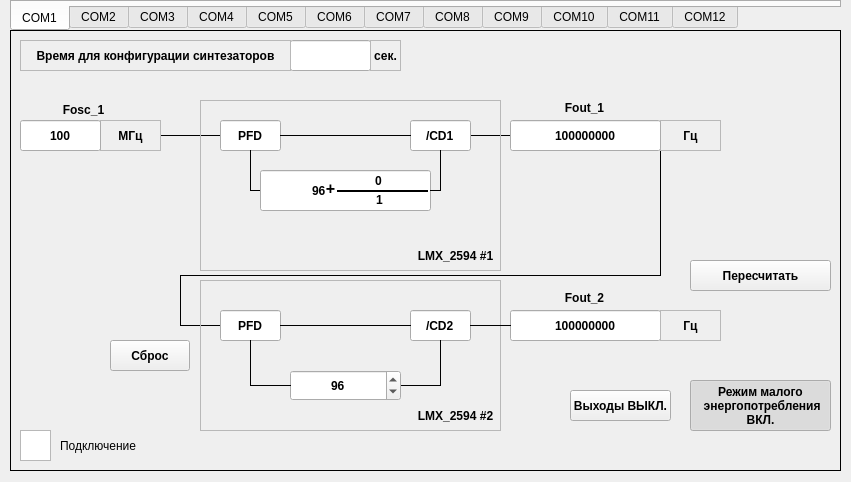
<?xml version="1.0" encoding="UTF-8"?>
<ui version="4.0">
 <class>Interface</class>
 <widget class="QMainWindow" name="Interface">
  <property name="geometry">
   <rect>
    <x>0</x>
    <y>0</y>
    <width>851</width>
    <height>482</height>
   </rect>
  </property>
  <property name="windowTitle">
   <string>Interface</string>
  </property>
  <property name="toolButtonStyle">
   <enum>Qt::ToolButtonFollowStyle</enum>
  </property>
  <widget class="QWidget" name="centralwidget">
   <widget class="QTabWidget" name="tabWidget">
    <property name="geometry">
     <rect>
      <x>10</x>
      <y>0</y>
      <width>831</width>
      <height>31</height>
     </rect>
    </property>
    <property name="tabPosition">
     <enum>QTabWidget::South</enum>
    </property>
    <property name="tabShape">
     <enum>QTabWidget::Rounded</enum>
    </property>
    <property name="currentIndex">
     <number>0</number>
    </property>
    <property name="usesScrollButtons">
     <bool>true</bool>
    </property>
    <widget class="QWidget" name="COM1">
     <attribute name="title">
      <string>COM1</string>
     </attribute>
    </widget>
    <widget class="QWidget" name="tab_2">
     <attribute name="title">
      <string>COM2</string>
     </attribute>
    </widget>
    <widget class="QWidget" name="tab">
     <attribute name="title">
      <string>COM3</string>
     </attribute>
    </widget>
    <widget class="QWidget" name="tab_3">
     <attribute name="title">
      <string>COM4</string>
     </attribute>
    </widget>
    <widget class="QWidget" name="tab_4">
     <attribute name="title">
      <string>COM5</string>
     </attribute>
    </widget>
    <widget class="QWidget" name="tab_5">
     <attribute name="title">
      <string>COM6</string>
     </attribute>
    </widget>
    <widget class="QWidget" name="tab_6">
     <attribute name="title">
      <string>COM7</string>
     </attribute>
    </widget>
    <widget class="QWidget" name="tab_7">
     <attribute name="title">
      <string>COM8</string>
     </attribute>
    </widget>
    <widget class="QWidget" name="tab_8">
     <attribute name="title">
      <string>COM9</string>
     </attribute>
    </widget>
    <widget class="QWidget" name="tab_9">
     <attribute name="title">
      <string>COM10</string>
     </attribute>
    </widget>
    <widget class="QWidget" name="tab_10">
     <attribute name="title">
      <string>COM11</string>
     </attribute>
    </widget>
    <widget class="QWidget" name="tab_11">
     <attribute name="title">
      <string>COM12</string>
     </attribute>
    </widget>
   </widget>
   <widget class="QWidget" name="widget" native="true">
    <property name="geometry">
     <rect>
      <x>10</x>
      <y>30</y>
      <width>831</width>
      <height>441</height>
     </rect>
    </property>
    <widget class="Line" name="line_9">
     <property name="geometry">
      <rect>
       <x>170</x>
       <y>230</y>
       <width>481</width>
       <height>31</height>
      </rect>
     </property>
     <property name="font">
      <font>
       <pointsize>9</pointsize>
       <bold>true</bold>
      </font>
     </property>
     <property name="frameShadow">
      <enum>QFrame::Plain</enum>
     </property>
     <property name="orientation">
      <enum>Qt::Horizontal</enum>
     </property>
    </widget>
    <widget class="Line" name="line_18">
     <property name="geometry">
      <rect>
       <x>0</x>
       <y>430</y>
       <width>831</width>
       <height>20</height>
      </rect>
     </property>
     <property name="frameShadow">
      <enum>QFrame::Plain</enum>
     </property>
     <property name="orientation">
      <enum>Qt::Horizontal</enum>
     </property>
    </widget>
    <widget class="Line" name="line_8">
     <property name="geometry">
      <rect>
       <x>620</x>
       <y>121</y>
       <width>61</width>
       <height>125</height>
      </rect>
     </property>
     <property name="font">
      <font>
       <pointsize>9</pointsize>
       <bold>true</bold>
      </font>
     </property>
     <property name="frameShadow">
      <enum>QFrame::Plain</enum>
     </property>
     <property name="orientation">
      <enum>Qt::Vertical</enum>
     </property>
    </widget>
    <widget class="Line" name="line">
     <property name="geometry">
      <rect>
       <x>150</x>
       <y>90</y>
       <width>61</width>
       <height>31</height>
      </rect>
     </property>
     <property name="font">
      <font>
       <pointsize>9</pointsize>
       <bold>true</bold>
      </font>
     </property>
     <property name="frameShadow">
      <enum>QFrame::Plain</enum>
     </property>
     <property name="orientation">
      <enum>Qt::Horizontal</enum>
     </property>
    </widget>
    <widget class="Line" name="line_20">
     <property name="geometry">
      <rect>
       <x>-10</x>
       <y>0</y>
       <width>20</width>
       <height>440</height>
      </rect>
     </property>
     <property name="frameShadow">
      <enum>QFrame::Plain</enum>
     </property>
     <property name="orientation">
      <enum>Qt::Vertical</enum>
     </property>
    </widget>
    <widget class="QLabel" name="label_2">
     <property name="geometry">
      <rect>
       <x>550</x>
       <y>70</y>
       <width>49</width>
       <height>16</height>
      </rect>
     </property>
     <property name="font">
      <font>
       <pointsize>9</pointsize>
       <bold>true</bold>
      </font>
     </property>
     <property name="text">
      <string>Fout_1</string>
     </property>
     <property name="alignment">
      <set>Qt::AlignCenter</set>
     </property>
    </widget>
    <widget class="QPushButton" name="reset">
     <property name="geometry">
      <rect>
       <x>100</x>
       <y>310</y>
       <width>80</width>
       <height>31</height>
      </rect>
     </property>
     <property name="font">
      <font>
       <pointsize>9</pointsize>
       <bold>true</bold>
      </font>
     </property>
     <property name="text">
      <string>Сброс</string>
     </property>
     <property name="checkable">
      <bool>true</bool>
     </property>
    </widget>
    <widget class="QPushButton" name="solve">
     <property name="geometry">
      <rect>
       <x>680</x>
       <y>230</y>
       <width>141</width>
       <height>31</height>
      </rect>
     </property>
     <property name="font">
      <font>
       <pointsize>9</pointsize>
       <bold>true</bold>
      </font>
     </property>
     <property name="text">
      <string>Пересчитать</string>
     </property>
     <property name="checkable">
      <bool>true</bool>
     </property>
    </widget>
    <widget class="Line" name="line_7">
     <property name="geometry">
      <rect>
       <x>460</x>
       <y>90</y>
       <width>41</width>
       <height>31</height>
      </rect>
     </property>
     <property name="font">
      <font>
       <pointsize>9</pointsize>
       <bold>true</bold>
      </font>
     </property>
     <property name="frameShadow">
      <enum>QFrame::Plain</enum>
     </property>
     <property name="orientation">
      <enum>Qt::Horizontal</enum>
     </property>
    </widget>
    <widget class="QLabel" name="label_4">
     <property name="geometry">
      <rect>
       <x>550</x>
       <y>260</y>
       <width>49</width>
       <height>16</height>
      </rect>
     </property>
     <property name="font">
      <font>
       <pointsize>9</pointsize>
       <bold>true</bold>
      </font>
     </property>
     <property name="text">
      <string>Fout_2</string>
     </property>
     <property name="alignment">
      <set>Qt::AlignCenter</set>
     </property>
    </widget>
    <widget class="Line" name="line_16">
     <property name="geometry">
      <rect>
       <x>170</x>
       <y>280</y>
       <width>41</width>
       <height>31</height>
      </rect>
     </property>
     <property name="font">
      <font>
       <pointsize>9</pointsize>
       <bold>true</bold>
      </font>
     </property>
     <property name="frameShadow">
      <enum>QFrame::Plain</enum>
     </property>
     <property name="orientation">
      <enum>Qt::Horizontal</enum>
     </property>
    </widget>
    <widget class="QLabel" name="labelFosc_1">
     <property name="geometry">
      <rect>
       <x>38</x>
       <y>70</y>
       <width>71</width>
       <height>20</height>
      </rect>
     </property>
     <property name="font">
      <font>
       <pointsize>9</pointsize>
       <bold>true</bold>
      </font>
     </property>
     <property name="text">
      <string>Fosc_1</string>
     </property>
     <property name="alignment">
      <set>Qt::AlignCenter</set>
     </property>
    </widget>
    <widget class="QFrame" name="frame">
     <property name="geometry">
      <rect>
       <x>90</x>
       <y>90</y>
       <width>61</width>
       <height>31</height>
      </rect>
     </property>
     <property name="font">
      <font>
       <pointsize>9</pointsize>
       <bold>true</bold>
      </font>
     </property>
     <property name="autoFillBackground">
      <bool>false</bool>
     </property>
     <property name="frameShape">
      <enum>QFrame::StyledPanel</enum>
     </property>
     <property name="frameShadow">
      <enum>QFrame::Plain</enum>
     </property>
     <widget class="QLabel" name="lableFosc_1_SI">
      <property name="geometry">
       <rect>
        <x>0</x>
        <y>0</y>
        <width>61</width>
        <height>31</height>
       </rect>
      </property>
      <property name="font">
       <font>
        <pointsize>9</pointsize>
        <bold>true</bold>
       </font>
      </property>
      <property name="text">
       <string>МГц</string>
      </property>
      <property name="alignment">
       <set>Qt::AlignCenter</set>
      </property>
     </widget>
    </widget>
    <widget class="Line" name="line_19">
     <property name="geometry">
      <rect>
       <x>0</x>
       <y>-10</y>
       <width>830</width>
       <height>20</height>
      </rect>
     </property>
     <property name="font">
      <font/>
     </property>
     <property name="frameShadow">
      <enum>QFrame::Plain</enum>
     </property>
     <property name="orientation">
      <enum>Qt::Horizontal</enum>
     </property>
    </widget>
    <widget class="Line" name="line_12">
     <property name="geometry">
      <rect>
       <x>390</x>
       <y>340</y>
       <width>41</width>
       <height>31</height>
      </rect>
     </property>
     <property name="font">
      <font>
       <pointsize>9</pointsize>
       <bold>true</bold>
      </font>
     </property>
     <property name="frameShadow">
      <enum>QFrame::Plain</enum>
     </property>
     <property name="orientation">
      <enum>Qt::Horizontal</enum>
     </property>
    </widget>
    <widget class="Line" name="line_10">
     <property name="geometry">
      <rect>
       <x>140</x>
       <y>246</y>
       <width>61</width>
       <height>50</height>
      </rect>
     </property>
     <property name="font">
      <font>
       <pointsize>9</pointsize>
       <bold>true</bold>
      </font>
     </property>
     <property name="frameShadow">
      <enum>QFrame::Plain</enum>
     </property>
     <property name="orientation">
      <enum>Qt::Vertical</enum>
     </property>
    </widget>
    <widget class="QFrame" name="frameLMX2594_1">
     <property name="geometry">
      <rect>
       <x>190</x>
       <y>70</y>
       <width>301</width>
       <height>171</height>
      </rect>
     </property>
     <property name="font">
      <font>
       <pointsize>9</pointsize>
       <bold>true</bold>
      </font>
     </property>
     <property name="frameShape">
      <enum>QFrame::StyledPanel</enum>
     </property>
     <property name="frameShadow">
      <enum>QFrame::Plain</enum>
     </property>
     <property name="lineWidth">
      <number>2</number>
     </property>
     <widget class="QLineEdit" name="PFD_1">
      <property name="geometry">
       <rect>
        <x>20</x>
        <y>20</y>
        <width>61</width>
        <height>31</height>
       </rect>
      </property>
      <property name="font">
       <font>
        <pointsize>9</pointsize>
        <bold>true</bold>
       </font>
      </property>
      <property name="text">
       <string>PFD</string>
      </property>
      <property name="alignment">
       <set>Qt::AlignCenter</set>
      </property>
      <property name="readOnly">
       <bool>true</bool>
      </property>
      <property name="clearButtonEnabled">
       <bool>false</bool>
      </property>
     </widget>
     <widget class="QLineEdit" name="CD1">
      <property name="geometry">
       <rect>
        <x>210</x>
        <y>20</y>
        <width>61</width>
        <height>31</height>
       </rect>
      </property>
      <property name="font">
       <font>
        <pointsize>9</pointsize>
        <bold>true</bold>
       </font>
      </property>
      <property name="text">
       <string>/CD1</string>
      </property>
      <property name="alignment">
       <set>Qt::AlignCenter</set>
      </property>
      <property name="readOnly">
       <bool>true</bool>
      </property>
      <property name="clearButtonEnabled">
       <bool>false</bool>
      </property>
     </widget>
     <widget class="Line" name="line_2">
      <property name="geometry">
       <rect>
        <x>20</x>
        <y>50</y>
        <width>61</width>
        <height>41</height>
       </rect>
      </property>
      <property name="font">
       <font>
        <pointsize>9</pointsize>
        <bold>true</bold>
       </font>
      </property>
      <property name="frameShadow">
       <enum>QFrame::Plain</enum>
      </property>
      <property name="orientation">
       <enum>Qt::Vertical</enum>
      </property>
     </widget>
     <widget class="Line" name="line_5">
      <property name="geometry">
       <rect>
        <x>210</x>
        <y>50</y>
        <width>61</width>
        <height>41</height>
       </rect>
      </property>
      <property name="font">
       <font>
        <pointsize>9</pointsize>
        <bold>true</bold>
       </font>
      </property>
      <property name="frameShadow">
       <enum>QFrame::Plain</enum>
      </property>
      <property name="orientation">
       <enum>Qt::Vertical</enum>
      </property>
     </widget>
     <widget class="QLabel" name="label">
      <property name="geometry">
       <rect>
        <x>210</x>
        <y>140</y>
        <width>91</width>
        <height>31</height>
       </rect>
      </property>
      <property name="font">
       <font>
        <pointsize>9</pointsize>
        <bold>true</bold>
       </font>
      </property>
      <property name="text">
       <string>LMX_2594 #1</string>
      </property>
      <property name="alignment">
       <set>Qt::AlignCenter</set>
      </property>
     </widget>
     <widget class="QLineEdit" name="frame_2">
      <property name="geometry">
       <rect>
        <x>60</x>
        <y>70</y>
        <width>171</width>
        <height>41</height>
       </rect>
      </property>
      <property name="font">
       <font>
        <pointsize>9</pointsize>
        <bold>true</bold>
       </font>
      </property>
      <property name="text">
       <string/>
      </property>
      <property name="alignment">
       <set>Qt::AlignCenter</set>
      </property>
      <property name="readOnly">
       <bool>true</bool>
      </property>
      <property name="clearButtonEnabled">
       <bool>false</bool>
      </property>
     </widget>
     <widget class="Line" name="line_22">
      <property name="geometry">
       <rect>
        <x>137</x>
        <y>81</y>
        <width>91</width>
        <height>20</height>
       </rect>
      </property>
      <property name="font">
       <font>
        <pointsize>9</pointsize>
        <bold>true</bold>
       </font>
      </property>
      <property name="frameShadow">
       <enum>QFrame::Plain</enum>
      </property>
      <property name="lineWidth">
       <number>2</number>
      </property>
      <property name="orientation">
       <enum>Qt::Horizontal</enum>
      </property>
     </widget>
     <widget class="QLineEdit" name="NDN1">
      <property name="geometry">
       <rect>
        <x>61</x>
        <y>80</y>
        <width>68</width>
        <height>21</height>
       </rect>
      </property>
      <property name="text">
       <string>96</string>
      </property>
      <property name="frame">
       <bool>false</bool>
      </property>
      <property name="alignment">
       <set>Qt::AlignRight|Qt::AlignTrailing|Qt::AlignVCenter</set>
      </property>
      <property name="readOnly">
       <bool>true</bool>
      </property>
     </widget>
     <widget class="QLineEdit" name="NDNUM1">
      <property name="geometry">
       <rect>
        <x>129</x>
        <y>73</y>
        <width>101</width>
        <height>16</height>
       </rect>
      </property>
      <property name="text">
       <string>0</string>
      </property>
      <property name="frame">
       <bool>false</bool>
      </property>
      <property name="alignment">
       <set>Qt::AlignCenter</set>
      </property>
      <property name="readOnly">
       <bool>true</bool>
      </property>
     </widget>
     <widget class="QLineEdit" name="NDDEN1">
      <property name="geometry">
       <rect>
        <x>135</x>
        <y>92</y>
        <width>91</width>
        <height>16</height>
       </rect>
      </property>
      <property name="text">
       <string>1</string>
      </property>
      <property name="frame">
       <bool>false</bool>
      </property>
      <property name="alignment">
       <set>Qt::AlignCenter</set>
      </property>
      <property name="readOnly">
       <bool>true</bool>
      </property>
     </widget>
     <widget class="Line" name="line_4">
      <property name="geometry">
       <rect>
        <x>230</x>
        <y>70</y>
        <width>10</width>
        <height>41</height>
       </rect>
      </property>
      <property name="font">
       <font>
        <pointsize>9</pointsize>
        <bold>true</bold>
       </font>
      </property>
      <property name="frameShadow">
       <enum>QFrame::Plain</enum>
      </property>
      <property name="orientation">
       <enum>Qt::Horizontal</enum>
      </property>
     </widget>
     <widget class="QLabel" name="label_6">
      <property name="geometry">
       <rect>
        <x>120</x>
        <y>78</y>
        <width>21</width>
        <height>21</height>
       </rect>
      </property>
      <property name="font">
       <font>
        <pointsize>9</pointsize>
        <bold>true</bold>
       </font>
      </property>
      <property name="text">
       <string>&lt;html&gt;&lt;head/&gt;&lt;body&gt;&lt;p&gt;&lt;span style=&quot; font-size:12pt;&quot;&gt;+&lt;/span&gt;&lt;/p&gt;&lt;/body&gt;&lt;/html&gt;</string>
      </property>
      <property name="alignment">
       <set>Qt::AlignCenter</set>
      </property>
     </widget>
     <zorder>frame_2</zorder>
     <zorder>PFD_1</zorder>
     <zorder>CD1</zorder>
     <zorder>line_2</zorder>
     <zorder>line_5</zorder>
     <zorder>label</zorder>
     <zorder>line_22</zorder>
     <zorder>NDN1</zorder>
     <zorder>NDNUM1</zorder>
     <zorder>NDDEN1</zorder>
     <zorder>line_4</zorder>
     <zorder>label_6</zorder>
    </widget>
    <widget class="QFrame" name="frameLMX2594_2">
     <property name="geometry">
      <rect>
       <x>190</x>
       <y>250</y>
       <width>301</width>
       <height>151</height>
      </rect>
     </property>
     <property name="font">
      <font>
       <pointsize>9</pointsize>
       <bold>true</bold>
      </font>
     </property>
     <property name="frameShape">
      <enum>QFrame::StyledPanel</enum>
     </property>
     <property name="frameShadow">
      <enum>QFrame::Plain</enum>
     </property>
     <widget class="QLineEdit" name="PFD_2">
      <property name="geometry">
       <rect>
        <x>20</x>
        <y>30</y>
        <width>61</width>
        <height>31</height>
       </rect>
      </property>
      <property name="font">
       <font>
        <pointsize>9</pointsize>
        <bold>true</bold>
       </font>
      </property>
      <property name="text">
       <string>PFD</string>
      </property>
      <property name="alignment">
       <set>Qt::AlignCenter</set>
      </property>
      <property name="readOnly">
       <bool>true</bool>
      </property>
      <property name="clearButtonEnabled">
       <bool>false</bool>
      </property>
     </widget>
     <widget class="QLineEdit" name="CD2">
      <property name="geometry">
       <rect>
        <x>210</x>
        <y>30</y>
        <width>61</width>
        <height>31</height>
       </rect>
      </property>
      <property name="font">
       <font>
        <pointsize>9</pointsize>
        <bold>true</bold>
       </font>
      </property>
      <property name="text">
       <string>/CD2</string>
      </property>
      <property name="alignment">
       <set>Qt::AlignCenter</set>
      </property>
      <property name="readOnly">
       <bool>true</bool>
      </property>
      <property name="clearButtonEnabled">
       <bool>false</bool>
      </property>
     </widget>
     <widget class="Line" name="line_14">
      <property name="geometry">
       <rect>
        <x>20</x>
        <y>60</y>
        <width>61</width>
        <height>45</height>
       </rect>
      </property>
      <property name="font">
       <font>
        <pointsize>9</pointsize>
        <bold>true</bold>
       </font>
      </property>
      <property name="frameShadow">
       <enum>QFrame::Plain</enum>
      </property>
      <property name="orientation">
       <enum>Qt::Vertical</enum>
      </property>
     </widget>
     <widget class="Line" name="line_15">
      <property name="geometry">
       <rect>
        <x>210</x>
        <y>60</y>
        <width>61</width>
        <height>45</height>
       </rect>
      </property>
      <property name="font">
       <font>
        <pointsize>9</pointsize>
        <bold>true</bold>
       </font>
      </property>
      <property name="frameShadow">
       <enum>QFrame::Plain</enum>
      </property>
      <property name="orientation">
       <enum>Qt::Vertical</enum>
      </property>
     </widget>
     <widget class="QLabel" name="label_5">
      <property name="geometry">
       <rect>
        <x>210</x>
        <y>120</y>
        <width>91</width>
        <height>31</height>
       </rect>
      </property>
      <property name="font">
       <font>
        <pointsize>9</pointsize>
        <bold>true</bold>
       </font>
      </property>
      <property name="text">
       <string>LMX_2594 #2</string>
      </property>
      <property name="alignment">
       <set>Qt::AlignCenter</set>
      </property>
     </widget>
     <widget class="QSpinBox" name="NDN2">
      <property name="geometry">
       <rect>
        <x>90</x>
        <y>90</y>
        <width>111</width>
        <height>31</height>
       </rect>
      </property>
      <property name="autoFillBackground">
       <bool>false</bool>
      </property>
      <property name="wrapping">
       <bool>false</bool>
      </property>
      <property name="frame">
       <bool>true</bool>
      </property>
      <property name="alignment">
       <set>Qt::AlignCenter</set>
      </property>
      <property name="readOnly">
       <bool>false</bool>
      </property>
      <property name="buttonSymbols">
       <enum>QAbstractSpinBox::UpDownArrows</enum>
      </property>
      <property name="accelerated">
       <bool>false</bool>
      </property>
      <property name="showGroupSeparator" stdset="0">
       <bool>false</bool>
      </property>
      <property name="suffix">
       <string/>
      </property>
      <property name="prefix">
       <string/>
      </property>
      <property name="minimum">
       <number>1</number>
      </property>
      <property name="maximum">
       <number>25346457</number>
      </property>
      <property name="value">
       <number>96</number>
      </property>
      <property name="displayIntegerBase">
       <number>10</number>
      </property>
     </widget>
    </widget>
    <widget class="QLabel" name="lableFout_1_SI">
     <property name="geometry">
      <rect>
       <x>650</x>
       <y>90</y>
       <width>61</width>
       <height>31</height>
      </rect>
     </property>
     <property name="font">
      <font>
       <pointsize>9</pointsize>
       <bold>true</bold>
      </font>
     </property>
     <property name="frameShape">
      <enum>QFrame::StyledPanel</enum>
     </property>
     <property name="text">
      <string>Гц</string>
     </property>
     <property name="alignment">
      <set>Qt::AlignCenter</set>
     </property>
    </widget>
    <widget class="QPushButton" name="lowEnergy">
     <property name="geometry">
      <rect>
       <x>680</x>
       <y>350</y>
       <width>141</width>
       <height>51</height>
      </rect>
     </property>
     <property name="font">
      <font>
       <pointsize>9</pointsize>
       <bold>true</bold>
      </font>
     </property>
     <property name="acceptDrops">
      <bool>false</bool>
     </property>
     <property name="layoutDirection">
      <enum>Qt::LeftToRight</enum>
     </property>
     <property name="autoFillBackground">
      <bool>false</bool>
     </property>
     <property name="text">
      <string>Режим малого
 энергопотребления
ВКЛ.</string>
     </property>
     <property name="checkable">
      <bool>true</bool>
     </property>
     <property name="checked">
      <bool>true</bool>
     </property>
     <property name="autoDefault">
      <bool>false</bool>
     </property>
     <property name="default">
      <bool>false</bool>
     </property>
     <property name="flat">
      <bool>false</bool>
     </property>
    </widget>
    <widget class="Line" name="line_13">
     <property name="geometry">
      <rect>
       <x>240</x>
       <y>340</y>
       <width>41</width>
       <height>31</height>
      </rect>
     </property>
     <property name="font">
      <font>
       <pointsize>9</pointsize>
       <bold>true</bold>
      </font>
     </property>
     <property name="frameShadow">
      <enum>QFrame::Plain</enum>
     </property>
     <property name="orientation">
      <enum>Qt::Horizontal</enum>
     </property>
    </widget>
    <widget class="QTextEdit" name="connection">
     <property name="geometry">
      <rect>
       <x>10</x>
       <y>400</y>
       <width>31</width>
       <height>31</height>
      </rect>
     </property>
     <property name="readOnly">
      <bool>true</bool>
     </property>
     <property name="html">
      <string>&lt;!DOCTYPE HTML PUBLIC &quot;-//W3C//DTD HTML 4.0//EN&quot; &quot;http://www.w3.org/TR/REC-html40/strict.dtd&quot;&gt;
&lt;html&gt;&lt;head&gt;&lt;meta name=&quot;qrichtext&quot; content=&quot;1&quot; /&gt;&lt;meta charset=&quot;utf-8&quot; /&gt;&lt;style type=&quot;text/css&quot;&gt;
p, li { white-space: pre-wrap; }
&lt;/style&gt;&lt;/head&gt;&lt;body style=&quot; font-family:'Segoe UI'; font-size:9pt; font-weight:400; font-style:normal;&quot;&gt;
&lt;p style=&quot;-qt-paragraph-type:empty; margin-top:0px; margin-bottom:0px; margin-left:0px; margin-right:0px; -qt-block-indent:0; text-indent:0px;&quot;&gt;&lt;br /&gt;&lt;/p&gt;&lt;/body&gt;&lt;/html&gt;</string>
     </property>
    </widget>
    <widget class="Line" name="line_6">
     <property name="geometry">
      <rect>
       <x>270</x>
       <y>90</y>
       <width>131</width>
       <height>31</height>
      </rect>
     </property>
     <property name="font">
      <font>
       <pointsize>9</pointsize>
       <bold>true</bold>
      </font>
     </property>
     <property name="frameShadow">
      <enum>QFrame::Plain</enum>
     </property>
     <property name="orientation">
      <enum>Qt::Horizontal</enum>
     </property>
    </widget>
    <widget class="QLineEdit" name="Fosc_1">
     <property name="geometry">
      <rect>
       <x>10</x>
       <y>90</y>
       <width>81</width>
       <height>31</height>
      </rect>
     </property>
     <property name="font">
      <font>
       <pointsize>9</pointsize>
       <bold>true</bold>
      </font>
     </property>
     <property name="text">
      <string>100</string>
     </property>
     <property name="alignment">
      <set>Qt::AlignCenter</set>
     </property>
     <property name="readOnly">
      <bool>true</bool>
     </property>
    </widget>
    <widget class="QLineEdit" name="Fout_2">
     <property name="geometry">
      <rect>
       <x>500</x>
       <y>280</y>
       <width>151</width>
       <height>31</height>
      </rect>
     </property>
     <property name="font">
      <font>
       <pointsize>9</pointsize>
       <bold>true</bold>
      </font>
     </property>
     <property name="tabletTracking">
      <bool>false</bool>
     </property>
     <property name="acceptDrops">
      <bool>false</bool>
     </property>
     <property name="text">
      <string>100000000</string>
     </property>
     <property name="frame">
      <bool>true</bool>
     </property>
     <property name="alignment">
      <set>Qt::AlignCenter</set>
     </property>
     <property name="dragEnabled">
      <bool>false</bool>
     </property>
     <property name="readOnly">
      <bool>false</bool>
     </property>
     <property name="placeholderText">
      <string>FOut 2</string>
     </property>
     <property name="clearButtonEnabled">
      <bool>false</bool>
     </property>
    </widget>
    <widget class="QLineEdit" name="Fout_1">
     <property name="geometry">
      <rect>
       <x>500</x>
       <y>90</y>
       <width>151</width>
       <height>31</height>
      </rect>
     </property>
     <property name="font">
      <font>
       <pointsize>9</pointsize>
       <bold>true</bold>
      </font>
     </property>
     <property name="text">
      <string>100000000</string>
     </property>
     <property name="echoMode">
      <enum>QLineEdit::Normal</enum>
     </property>
     <property name="alignment">
      <set>Qt::AlignCenter</set>
     </property>
     <property name="readOnly">
      <bool>true</bool>
     </property>
     <property name="placeholderText">
      <string>FOut 1</string>
     </property>
     <property name="clearButtonEnabled">
      <bool>false</bool>
     </property>
    </widget>
    <widget class="Line" name="line_3">
     <property name="geometry">
      <rect>
       <x>240</x>
       <y>140</y>
       <width>10</width>
       <height>41</height>
      </rect>
     </property>
     <property name="font">
      <font>
       <pointsize>9</pointsize>
       <bold>true</bold>
      </font>
     </property>
     <property name="frameShadow">
      <enum>QFrame::Plain</enum>
     </property>
     <property name="orientation">
      <enum>Qt::Horizontal</enum>
     </property>
    </widget>
    <widget class="QLabel" name="lableFout_1_SI_2">
     <property name="geometry">
      <rect>
       <x>650</x>
       <y>280</y>
       <width>61</width>
       <height>31</height>
      </rect>
     </property>
     <property name="font">
      <font>
       <pointsize>9</pointsize>
       <bold>true</bold>
      </font>
     </property>
     <property name="frameShape">
      <enum>QFrame::StyledPanel</enum>
     </property>
     <property name="text">
      <string>Гц</string>
     </property>
     <property name="alignment">
      <set>Qt::AlignCenter</set>
     </property>
    </widget>
    <widget class="Line" name="line_17">
     <property name="geometry">
      <rect>
       <x>460</x>
       <y>280</y>
       <width>41</width>
       <height>31</height>
      </rect>
     </property>
     <property name="font">
      <font>
       <pointsize>9</pointsize>
       <bold>true</bold>
      </font>
     </property>
     <property name="frameShadow">
      <enum>QFrame::Plain</enum>
     </property>
     <property name="orientation">
      <enum>Qt::Horizontal</enum>
     </property>
    </widget>
    <widget class="Line" name="line_11">
     <property name="geometry">
      <rect>
       <x>270</x>
       <y>280</y>
       <width>131</width>
       <height>31</height>
      </rect>
     </property>
     <property name="font">
      <font>
       <pointsize>9</pointsize>
       <bold>true</bold>
      </font>
     </property>
     <property name="frameShadow">
      <enum>QFrame::Plain</enum>
     </property>
     <property name="orientation">
      <enum>Qt::Horizontal</enum>
     </property>
    </widget>
    <widget class="Line" name="line_21">
     <property name="geometry">
      <rect>
       <x>820</x>
       <y>0</y>
       <width>20</width>
       <height>440</height>
      </rect>
     </property>
     <property name="frameShadow">
      <enum>QFrame::Plain</enum>
     </property>
     <property name="orientation">
      <enum>Qt::Vertical</enum>
     </property>
    </widget>
    <widget class="QLineEdit" name="configutatingTime">
     <property name="geometry">
      <rect>
       <x>280</x>
       <y>10</y>
       <width>81</width>
       <height>31</height>
      </rect>
     </property>
     <property name="font">
      <font>
       <pointsize>9</pointsize>
       <bold>true</bold>
      </font>
     </property>
     <property name="alignment">
      <set>Qt::AlignCenter</set>
     </property>
     <property name="readOnly">
      <bool>true</bool>
     </property>
     <property name="clearButtonEnabled">
      <bool>false</bool>
     </property>
    </widget>
    <widget class="QLabel" name="configuratingLable">
     <property name="geometry">
      <rect>
       <x>10</x>
       <y>10</y>
       <width>271</width>
       <height>31</height>
      </rect>
     </property>
     <property name="font">
      <font>
       <pointsize>9</pointsize>
       <bold>true</bold>
      </font>
     </property>
     <property name="frameShape">
      <enum>QFrame::StyledPanel</enum>
     </property>
     <property name="text">
      <string>Время для конфигурации синтезаторов</string>
     </property>
     <property name="alignment">
      <set>Qt::AlignCenter</set>
     </property>
     <property name="wordWrap">
      <bool>false</bool>
     </property>
    </widget>
    <widget class="QLabel" name="configuratingLable_2">
     <property name="geometry">
      <rect>
       <x>360</x>
       <y>10</y>
       <width>31</width>
       <height>31</height>
      </rect>
     </property>
     <property name="font">
      <font>
       <pointsize>9</pointsize>
       <bold>true</bold>
      </font>
     </property>
     <property name="frameShape">
      <enum>QFrame::StyledPanel</enum>
     </property>
     <property name="text">
      <string>сек.</string>
     </property>
     <property name="alignment">
      <set>Qt::AlignCenter</set>
     </property>
     <property name="wordWrap">
      <bool>false</bool>
     </property>
    </widget>
    <widget class="QPushButton" name="inputs">
     <property name="geometry">
      <rect>
       <x>560</x>
       <y>360</y>
       <width>101</width>
       <height>31</height>
      </rect>
     </property>
     <property name="font">
      <font>
       <pointsize>9</pointsize>
       <bold>true</bold>
      </font>
     </property>
     <property name="acceptDrops">
      <bool>false</bool>
     </property>
     <property name="layoutDirection">
      <enum>Qt::LeftToRight</enum>
     </property>
     <property name="autoFillBackground">
      <bool>false</bool>
     </property>
     <property name="text">
      <string>Выходы ВЫКЛ.</string>
     </property>
     <property name="checkable">
      <bool>true</bool>
     </property>
     <property name="checked">
      <bool>false</bool>
     </property>
     <property name="autoDefault">
      <bool>false</bool>
     </property>
     <property name="default">
      <bool>false</bool>
     </property>
     <property name="flat">
      <bool>false</bool>
     </property>
    </widget>
    <widget class="QLabel" name="label_7">
     <property name="geometry">
      <rect>
       <x>50</x>
       <y>400</y>
       <width>81</width>
       <height>31</height>
      </rect>
     </property>
     <property name="text">
      <string>Подключение</string>
     </property>
    </widget>
   </widget>
  </widget>
 </widget>
 <resources/>
 <connections/>
</ui>
